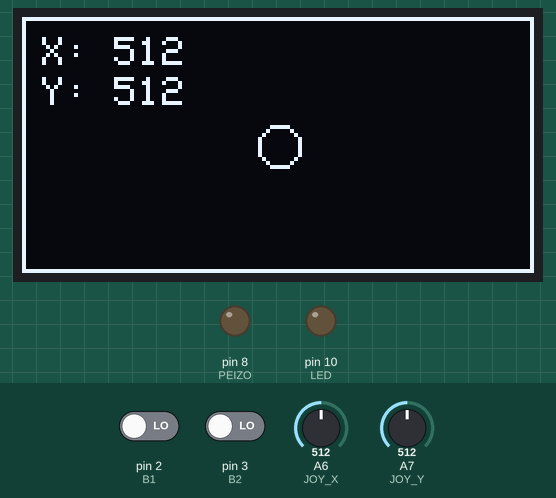
This sketch was run on a simulated Arduino Nano, built with avr-gcc and run on an emulated ATmega328P. On the bench: 128×64 one-colour display, output pins drawn as LEDs (lit = HIGH). The test bench sets the inputs (shaded band); at power-on: A6 (JOY_X) = 512, pin 2 (B1) LOW, pin 3 (B2) LOW, A7 (JOY_Y) = 512.

Above: at 1.2 s.
1.3 s: A6 (JOY_X) set to 1010
At 3.4 s:
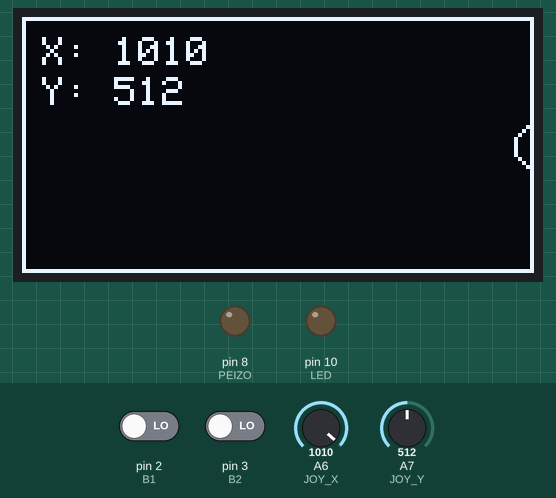
3.7 s: pin 2 (B1) driven HIGH
At 4.4 s:
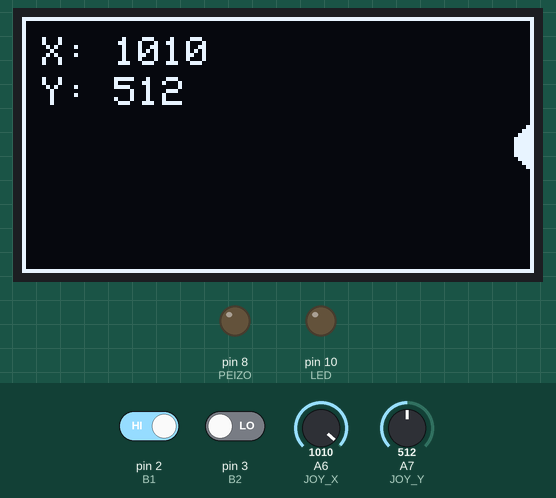
5.2 s: pin 3 (B2) driven HIGH
At 6.3 s:
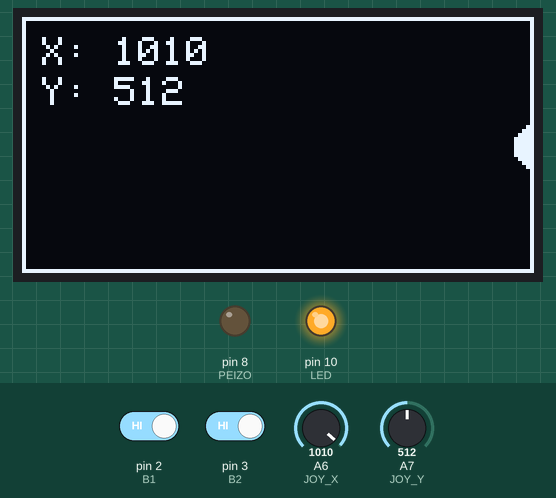
6.7 s: A7 (JOY_Y) set to 1010
At 8.2 s:
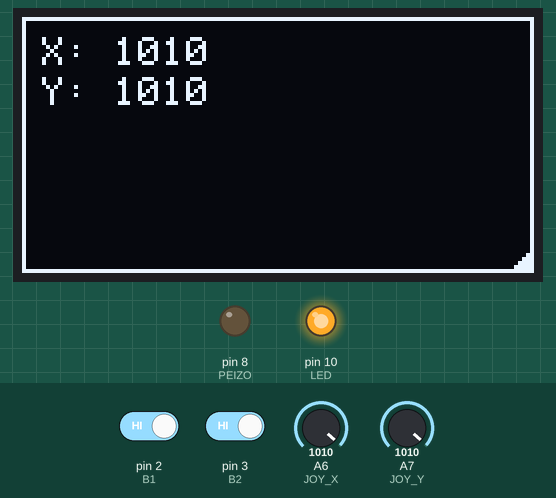
8.5 s: pin 2 (B1) driven LOW
10.0 s: A6 (JOY_X) set to 0
At 12.6 s:
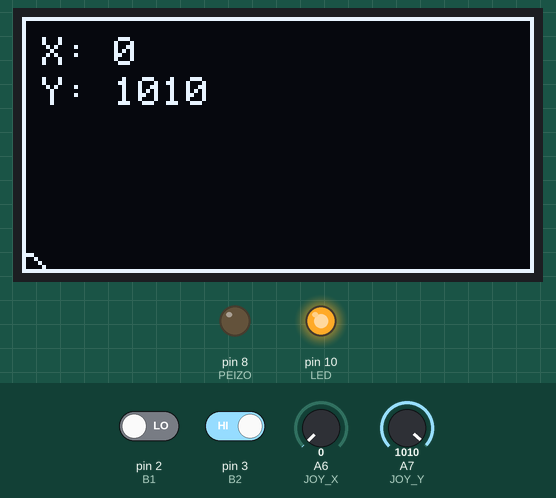
Timing chart, 0 to 12.8 s (numbered marks = the images above; inputs shaded):
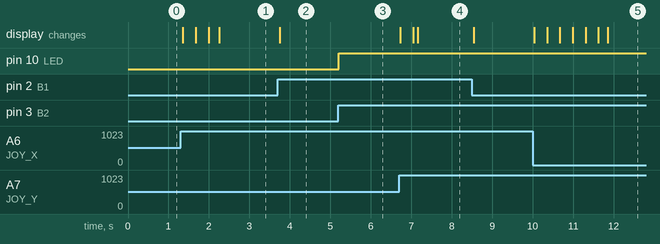

Measured:
- after the input at 1.3 s, the display: first changes after 0.06 s (image 1 shows a later state)
- after the input at 3.7 s, the display: changes after 0.05 s (image 2)
- after the input at 5.2 s, pin 10 (LED): LOW → HIGH at once
- after the input at 6.7 s, the display: first changes at once (image 4 shows a later state)
- after the input at 10.0 s, the display: first changes at once (image 5 shows a later state)

The sketch:

game_board_test_code.ino
```cpp
#include <Wire.h>
#include <Adafruit_GFX.h>
#include <Adafruit_SSD1306.h>

#define SCREEN_WIDTH 128
#define SCREEN_HEIGHT 64

#define LED 10
#define B1 2
#define B2 3
#define PEIZO 8
#define JOY_X A6
#define JOY_Y A7

int button1 = 0;
int button2= 0;
int joyX = 0;
int joyY = 0;

int circleX = 64;
int circleY = 32;

Adafruit_SSD1306 display(SCREEN_WIDTH, SCREEN_HEIGHT, &Wire, -1);

void setup() {

  display.begin(SSD1306_SWITCHCAPVCC, 0x3c);
  display.clearDisplay();

  pinMode(LED, OUTPUT);
  pinMode(B1, INPUT);
  pinMode(B1, INPUT);
  pinMode(LED, OUTPUT);
  pinMode(PEIZO, OUTPUT);
  pinMode(JOY_X, INPUT);
  pinMode(JOY_Y, INPUT);

  Serial.begin(9600);

}

void loop() {
    display.clearDisplay();

    button1 = digitalRead(B1);
    button2 = digitalRead(B2);
    joyX = analogRead(JOY_X);
    joyY = analogRead(JOY_Y);

    //Serial.println(joyX);
    //Serial.println(joyY);

    if (button2 == 1) {
      digitalWrite(LED, HIGH);
      //tone(PEIZO, 200);
    }
    else {
      digitalWrite(LED, LOW);
      //noTone(PEIZO);
    }

    display.drawRect(0, 0, 128, 64, 1); //border

    display.setTextSize(1);
    display.setTextColor(WHITE);
    display.setCursor(5, 5);
    display.print("X: ");
    display.println(joyX);
    display.setCursor(5, 15);
    display.print("Y: ");
    display.println(joyY);

    if (joyX > 1000 && circleX < 128) {
      circleX += 2;
    } else if (joyX < 10 && circleX > 0) {
      circleX -= 2;
    }

    if (joyY > 1000 && circleY < 64) {
      circleY += 2;
    } else if (joyY < 10 && circleY > 0) {
      circleY -= 2;
    }

    if (button1 == 1) {
      display.fillCircle(circleX, circleY, 5, 1);
    }
    else {
      display.drawCircle(circleX, circleY, 5, 1);
    }

    display.display();


}
```
